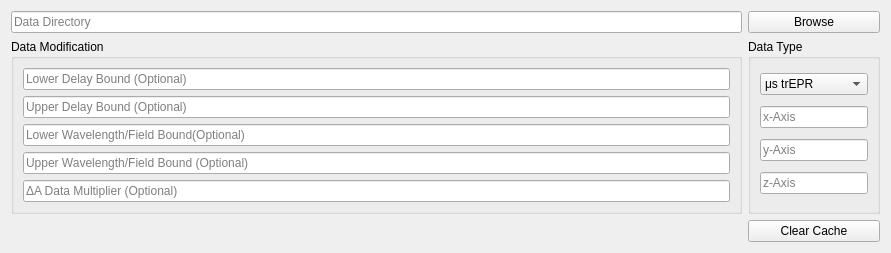
          <widget class="QWidget" name="Data_EPR">
           <attribute name="title">
            <string>Data</string>
           </attribute>
           <layout class="QGridLayout" name="gridLayout_19">
            <item row="3" column="1">
             <spacer name="spacer_clear_cache_EPR">
              <property name="orientation">
               <enum>Qt::Horizontal</enum>
              </property>
              <property name="sizeHint" stdset="0">
               <size>
                <width>731</width>
                <height>20</height>
               </size>
              </property>
             </spacer>
            </item>
            <item row="0" column="3">
             <widget class="QPushButton" name="Data_browse_EPR">
              <property name="toolTip">
               <string>&lt;html&gt;&lt;head/&gt;&lt;body&gt;&lt;p&gt;Click to open a directory dialog and select the data directory. There should be three &lt;span style=&quot; font-style:italic;&quot;&gt;.txt-&lt;/span&gt;files ending with &lt;span style=&quot; font-weight:600;&quot;&gt;spectra.txt, delays.txt &lt;/span&gt;and&lt;span style=&quot; font-weight:600;&quot;&gt; lambda.txt&lt;/span&gt;.&lt;/p&gt;&lt;/body&gt;&lt;/html&gt;</string>
              </property>
              <property name="text">
               <string>Browse</string>
              </property>
             </widget>
            </item>
            <item row="0" column="1">
             <widget class="QLineEdit" name="Data_directory_EPR">
              <property name="toolTip">
               <string>&lt;html&gt;&lt;head/&gt;&lt;body&gt;&lt;p&gt;Input the directory of the folder containing the data or use the &amp;quot;Browse&amp;quot;-button on the right.&lt;/p&gt;&lt;p&gt;&lt;span style=&quot; font-weight:600; text-decoration: underline;&quot;&gt;Example:&lt;/span&gt;&lt;/p&gt;&lt;p&gt;/home/user/documents/fsta_measurements/sample_1&lt;/p&gt;&lt;/body&gt;&lt;/html&gt;</string>
              </property>
              <property name="whatsThis">
               <string/>
              </property>
              <property name="placeholderText">
               <string>Data Directory</string>
              </property>
             </widget>
            </item>
            <item row="3" column="3">
             <widget class="QPushButton" name="Data_clear_cache_EPR">
              <property name="toolTip">
               <string>&lt;html&gt;&lt;head/&gt;&lt;body&gt;&lt;p&gt;Clears the saved inputs from previous evaluations.&lt;/p&gt;&lt;/body&gt;&lt;/html&gt;</string>
              </property>
              <property name="text">
               <string>Clear Cache</string>
              </property>
             </widget>
            </item>
            <item row="2" column="3">
             <widget class="QGroupBox" name="Axis_EPR">
              <property name="title">
               <string>Data Type</string>
              </property>
              <layout class="QVBoxLayout" name="verticalLayout_2">
               <item>
                <widget class="QComboBox" name="Data_type_EPR">
                 <property name="toolTip">
                  <string>&lt;!DOCTYPE HTML PUBLIC &quot;-//W3C//DTD HTML 4.0//EN&quot; &quot;http://www.w3.org/TR/REC-html40/strict.dtd&quot;&gt;
&lt;html&gt;&lt;head&gt;&lt;meta name=&quot;qrichtext&quot; content=&quot;1&quot; /&gt;&lt;style type=&quot;text/css&quot;&gt;
p, li { white-space: pre-wrap; }
&lt;/style&gt;&lt;/head&gt;&lt;body style=&quot; font-family:'Sans Serif'; font-size:9pt; font-weight:400; font-style:normal;&quot;&gt;
&lt;p style=&quot; margin-top:12px; margin-bottom:12px; margin-left:0px; margin-right:0px; -qt-block-indent:0; text-indent:0px;&quot;&gt;Select an experiment type to automatically set the axis labels and units for the plots.&lt;/p&gt;
&lt;p style=&quot; margin-top:12px; margin-bottom:12px; margin-left:0px; margin-right:0px; -qt-block-indent:0; text-indent:0px;&quot;&gt;fs TA	: x-Axis (Wavelength / nm), y-Axis (delay / ps), z-Axis (ΔA)&lt;/p&gt;
&lt;p style=&quot; margin-top:12px; margin-bottom:12px; margin-left:0px; margin-right:0px; -qt-block-indent:0; text-indent:0px;&quot;&gt;ns TA	: x-Axis (Wavelength / nm), y-Axis (delay / ns), z-Axis (ΔA)&lt;/p&gt;
&lt;p style=&quot; margin-top:12px; margin-bottom:12px; margin-left:0px; margin-right:0px; -qt-block-indent:0; text-indent:0px;&quot;&gt;μs trEPR	: x-Axis (Magnetic Field / mT), y-Axis (delay / μs), z-Axis (trEPR signal)&lt;/p&gt;
&lt;p style=&quot; margin-top:12px; margin-bottom:12px; margin-left:0px; margin-right:0px; -qt-block-indent:0; text-indent:0px;&quot;&gt;ns trEPR	: x-Axis (Magnetic Field / mT), y-Axis (delay / ns), z-Axis (trEPR signal)&lt;/p&gt;&lt;/body&gt;&lt;/html&gt;</string>
                 </property>
                 <item>
                  <property name="text">
                   <string>μs trEPR</string>
                  </property>
                 </item>
                 <item>
                  <property name="text">
                   <string>ms trEPR</string>
                  </property>
                 </item>
                </widget>
               </item>
               <item>
                <widget class="QLineEdit" name="Data_xAxis_EPR">
                 <property name="toolTip">
                  <string>&lt;!DOCTYPE HTML PUBLIC &quot;-//W3C//DTD HTML 4.0//EN&quot; &quot;http://www.w3.org/TR/REC-html40/strict.dtd&quot;&gt;
&lt;html&gt;&lt;head&gt;&lt;meta name=&quot;qrichtext&quot; content=&quot;1&quot; /&gt;&lt;style type=&quot;text/css&quot;&gt;
p, li { white-space: pre-wrap; }
&lt;/style&gt;&lt;/head&gt;&lt;body style=&quot; font-family:'Sans Serif'; font-size:9pt; font-weight:400; font-style:normal;&quot;&gt;
&lt;p style=&quot; margin-top:12px; margin-bottom:12px; margin-left:0px; margin-right:0px; -qt-block-indent:0; text-indent:0px;&quot;&gt;Set the x-axis label and unit for the plot of your data. To correctly display the unit in the plots the input must look like this:&lt;/p&gt;
&lt;p style=&quot; margin-top:12px; margin-bottom:12px; margin-left:0px; margin-right:0px; -qt-block-indent:0; text-indent:0px;&quot;&gt;data / unit&lt;/p&gt;
&lt;p style=&quot; margin-top:12px; margin-bottom:12px; margin-left:0px; margin-right:0px; -qt-block-indent:0; text-indent:0px;&quot;&gt;&lt;span style=&quot; font-weight:600; text-decoration: underline;&quot;&gt;Example:&lt;/span&gt;&lt;/p&gt;
&lt;p style=&quot; margin-top:12px; margin-bottom:12px; margin-left:0px; margin-right:0px; -qt-block-indent:0; text-indent:0px;&quot;&gt;The experiment measured transient absorption data of electromagnetic radiation.&lt;/p&gt;
&lt;p style=&quot; margin-top:12px; margin-bottom:12px; margin-left:0px; margin-right:0px; -qt-block-indent:0; text-indent:0px;&quot;&gt;&lt;span style=&quot; font-weight:600; text-decoration: underline;&quot;&gt;Input:&lt;/span&gt;&lt;/p&gt;
&lt;p style=&quot; margin-top:12px; margin-bottom:12px; margin-left:0px; margin-right:0px; -qt-block-indent:0; text-indent:0px;&quot;&gt;wavelength / nm&lt;/p&gt;
&lt;p style=&quot; margin-top:12px; margin-bottom:12px; margin-left:0px; margin-right:0px; -qt-block-indent:0; text-indent:0px;&quot;&gt;&lt;span style=&quot; font-style:italic;&quot;&gt;Note:&lt;/span&gt;&lt;/p&gt;
&lt;p style=&quot; margin-top:12px; margin-bottom:12px; margin-left:0px; margin-right:0px; -qt-block-indent:0; text-indent:0px;&quot;&gt;The program can read LaTeX inputs. Alternative input:&lt;/p&gt;
&lt;p style=&quot; margin-top:12px; margin-bottom:12px; margin-left:0px; margin-right:0px; -qt-block-indent:0; text-indent:0px;&quot;&gt;$\lambda$ / nm&lt;/p&gt;&lt;/body&gt;&lt;/html&gt;</string>
                 </property>
                 <property name="text">
                  <string/>
                 </property>
                 <property name="placeholderText">
                  <string>x-Axis</string>
                 </property>
                </widget>
               </item>
               <item>
                <widget class="QLineEdit" name="Data_yAxis_EPR">
                 <property name="toolTip">
                  <string>&lt;!DOCTYPE HTML PUBLIC &quot;-//W3C//DTD HTML 4.0//EN&quot; &quot;http://www.w3.org/TR/REC-html40/strict.dtd&quot;&gt;
&lt;html&gt;&lt;head&gt;&lt;meta name=&quot;qrichtext&quot; content=&quot;1&quot; /&gt;&lt;style type=&quot;text/css&quot;&gt;
p, li { white-space: pre-wrap; }
&lt;/style&gt;&lt;/head&gt;&lt;body style=&quot; font-family:'Sans Serif'; font-size:9pt; font-weight:400; font-style:normal;&quot;&gt;
&lt;p style=&quot; margin-top:12px; margin-bottom:12px; margin-left:0px; margin-right:0px; -qt-block-indent:0; text-indent:0px;&quot;&gt;Set the y-axis label and unit for the plot of your data. To correctly display the unit in the plots the input must look like this:&lt;/p&gt;
&lt;p style=&quot; margin-top:12px; margin-bottom:12px; margin-left:0px; margin-right:0px; -qt-block-indent:0; text-indent:0px;&quot;&gt;data / unit&lt;/p&gt;
&lt;p style=&quot; margin-top:12px; margin-bottom:12px; margin-left:0px; margin-right:0px; -qt-block-indent:0; text-indent:0px;&quot;&gt;&lt;span style=&quot; font-weight:600; text-decoration: underline;&quot;&gt;Example:&lt;/span&gt;&lt;/p&gt;
&lt;p style=&quot; margin-top:12px; margin-bottom:12px; margin-left:0px; margin-right:0px; -qt-block-indent:0; text-indent:0px;&quot;&gt;The experiment measured transient absorption data of electromagnetic radiation.&lt;/p&gt;
&lt;p style=&quot; margin-top:12px; margin-bottom:12px; margin-left:0px; margin-right:0px; -qt-block-indent:0; text-indent:0px;&quot;&gt;&lt;span style=&quot; font-weight:600; text-decoration: underline;&quot;&gt;Input:&lt;/span&gt;&lt;/p&gt;
&lt;p style=&quot; margin-top:12px; margin-bottom:12px; margin-left:0px; margin-right:0px; -qt-block-indent:0; text-indent:0px;&quot;&gt;delay / ps&lt;/p&gt;
&lt;p style=&quot; margin-top:12px; margin-bottom:12px; margin-left:0px; margin-right:0px; -qt-block-indent:0; text-indent:0px;&quot;&gt;&lt;span style=&quot; font-style:italic;&quot;&gt;Note:&lt;/span&gt;&lt;/p&gt;
&lt;p style=&quot; margin-top:12px; margin-bottom:12px; margin-left:0px; margin-right:0px; -qt-block-indent:0; text-indent:0px;&quot;&gt;The program can read LaTeX inputs. Alternative input:&lt;/p&gt;
&lt;p style=&quot; margin-top:12px; margin-bottom:12px; margin-left:0px; margin-right:0px; -qt-block-indent:0; text-indent:0px;&quot;&gt;$t$ / nm&lt;/p&gt;&lt;/body&gt;&lt;/html&gt;</string>
                 </property>
                 <property name="text">
                  <string/>
                 </property>
                 <property name="placeholderText">
                  <string>y-Axis</string>
                 </property>
                </widget>
               </item>
               <item>
                <widget class="QLineEdit" name="Data_zAxis_EPR">
                 <property name="toolTip">
                  <string>&lt;!DOCTYPE HTML PUBLIC &quot;-//W3C//DTD HTML 4.0//EN&quot; &quot;http://www.w3.org/TR/REC-html40/strict.dtd&quot;&gt;
&lt;html&gt;&lt;head&gt;&lt;meta name=&quot;qrichtext&quot; content=&quot;1&quot; /&gt;&lt;style type=&quot;text/css&quot;&gt;
p, li { white-space: pre-wrap; }
&lt;/style&gt;&lt;/head&gt;&lt;body style=&quot; font-family:'Sans Serif'; font-size:9pt; font-weight:400; font-style:normal;&quot;&gt;
&lt;p style=&quot; margin-top:12px; margin-bottom:12px; margin-left:0px; margin-right:0px; -qt-block-indent:0; text-indent:0px;&quot;&gt;Set the z-axis label and unit for the plot of your data.&lt;/p&gt;
&lt;p style=&quot; margin-top:12px; margin-bottom:12px; margin-left:0px; margin-right:0px; -qt-block-indent:0; text-indent:0px;&quot;&gt;&lt;span style=&quot; font-weight:600; text-decoration: underline;&quot;&gt;Example:&lt;/span&gt;&lt;/p&gt;
&lt;p style=&quot; margin-top:12px; margin-bottom:12px; margin-left:0px; margin-right:0px; -qt-block-indent:0; text-indent:0px;&quot;&gt;The experiment measured transient absorption data of electromagnetic radiation.&lt;/p&gt;
&lt;p style=&quot; margin-top:12px; margin-bottom:12px; margin-left:0px; margin-right:0px; -qt-block-indent:0; text-indent:0px;&quot;&gt;&lt;span style=&quot; font-weight:600; text-decoration: underline;&quot;&gt;Input:&lt;/span&gt;&lt;/p&gt;
&lt;p style=&quot; margin-top:12px; margin-bottom:12px; margin-left:0px; margin-right:0px; -qt-block-indent:0; text-indent:0px;&quot;&gt;absorption change&lt;/p&gt;
&lt;p style=&quot; margin-top:12px; margin-bottom:12px; margin-left:0px; margin-right:0px; -qt-block-indent:0; text-indent:0px;&quot;&gt;&lt;span style=&quot; font-style:italic;&quot;&gt;Note:&lt;/span&gt;&lt;/p&gt;
&lt;p style=&quot; margin-top:12px; margin-bottom:12px; margin-left:0px; margin-right:0px; -qt-block-indent:0; text-indent:0px;&quot;&gt;The program can read LaTeX inputs. Alternative input:&lt;/p&gt;
&lt;p style=&quot; margin-top:12px; margin-bottom:12px; margin-left:0px; margin-right:0px; -qt-block-indent:0; text-indent:0px;&quot;&gt;$\Delta$A&lt;/p&gt;&lt;/body&gt;&lt;/html&gt;</string>
                 </property>
                 <property name="text">
                  <string/>
                 </property>
                 <property name="placeholderText">
                  <string>z-Axis</string>
                 </property>
                </widget>
               </item>
              </layout>
             </widget>
            </item>
            <item row="2" column="1">
             <widget class="QGroupBox" name="Data_Modification_EPR">
              <property name="title">
               <string>Data Modification</string>
              </property>
              <layout class="QGridLayout" name="gridLayout_20">
               <item row="5" column="0">
                <widget class="QLineEdit" name="Data_wavelength_input_ub_EPR">
                 <property name="toolTip">
                  <string>&lt;html&gt;&lt;head/&gt;&lt;body&gt;&lt;p&gt;Set a lower bound for the wavelength range to be analysed. This is optional and can be left empty. If left empty, all wavelengths from the lower bound upwards will be used.&lt;/p&gt;&lt;p&gt;&lt;span style=&quot; font-weight:600; text-decoration: underline;&quot;&gt;Example:&lt;/span&gt;&lt;/p&gt;&lt;p&gt;The data was measured for wavelengths ranging from 330 nm to 800 nm , but only the data up to 750 nm is relevant.&lt;/p&gt;&lt;p&gt;&lt;span style=&quot; font-weight:600;&quot;&gt;Input:&lt;/span&gt;&lt;/p&gt;&lt;p&gt;750&lt;/p&gt;&lt;/body&gt;&lt;/html&gt;</string>
                 </property>
                 <property name="placeholderText">
                  <string>Upper Wavelength/Field Bound (Optional)</string>
                 </property>
                </widget>
               </item>
               <item row="2" column="0">
                <widget class="QLineEdit" name="Data_delay_input_lb_EPR">
                 <property name="toolTip">
                  <string>&lt;html&gt;&lt;head/&gt;&lt;body&gt;&lt;p&gt;Set a lower bound for the time frame to be analysed. This is optional and can be left empty. If left empty, all delays up to the upper bound will be used.&lt;/p&gt;&lt;p&gt;&lt;span style=&quot; font-weight:600; text-decoration: underline;&quot;&gt;Example:&lt;/span&gt;&lt;/p&gt;&lt;p&gt;The data was measured for delays ranging from -10 ps to 4000 ps, but to exclude artifacts at 0 ps the evaluation should start at 0.4 ps.&lt;/p&gt;&lt;p&gt;&lt;span style=&quot; font-weight:600; text-decoration: underline;&quot;&gt;Input:&lt;/span&gt;&lt;/p&gt;&lt;p&gt;0.4&lt;/p&gt;&lt;/body&gt;&lt;/html&gt;</string>
                 </property>
                 <property name="placeholderText">
                  <string>Lower Delay Bound (Optional)</string>
                 </property>
                </widget>
               </item>
               <item row="3" column="0">
                <widget class="QLineEdit" name="Data_delay_input_ub_EPR">
                 <property name="toolTip">
                  <string>&lt;html&gt;&lt;head/&gt;&lt;body&gt;&lt;p&gt;Set an upper bound for the time frame to be analysed. This is optional and can be left empty. If left empty, all delays from the lower bound upwards will be used.&lt;/p&gt;&lt;p&gt;&lt;span style=&quot; font-weight:600; text-decoration: underline;&quot;&gt;Example:&lt;/span&gt;&lt;/p&gt;&lt;p&gt;The data was measured for delays ranging from -10 ps to 4000 ps, but to the data is only relevant up to 3000 ps.&lt;/p&gt;&lt;p&gt;&lt;span style=&quot; font-weight:600; text-decoration: underline;&quot;&gt;Input:&lt;/span&gt;&lt;/p&gt;&lt;p&gt;3000&lt;/p&gt;&lt;/body&gt;&lt;/html&gt;</string>
                 </property>
                 <property name="placeholderText">
                  <string>Upper Delay Bound (Optional)</string>
                 </property>
                </widget>
               </item>
               <item row="4" column="0">
                <widget class="QLineEdit" name="Data_wavelength_input_lb_EPR">
                 <property name="toolTip">
                  <string>&lt;html&gt;&lt;head/&gt;&lt;body&gt;&lt;p&gt;Set a lower bound for the wavelength range to be analysed. This is optional and can be left empty. If left empty, all wavelengths up to the upper bound will be used.&lt;/p&gt;&lt;p&gt;&lt;span style=&quot; font-weight:600; text-decoration: underline;&quot;&gt;Example:&lt;/span&gt;&lt;/p&gt;&lt;p&gt;The data was measured for wavelengths ranging from 330 nm to 800 nm , but only the data starting at 350 nm is relevant.&lt;/p&gt;&lt;p&gt;&lt;span style=&quot; font-weight:600; text-decoration: underline;&quot;&gt;Input:&lt;/span&gt;&lt;/p&gt;&lt;p&gt;350&lt;/p&gt;&lt;/body&gt;&lt;/html&gt;</string>
                 </property>
                 <property name="placeholderText">
                  <string>Lower Wavelength/Field Bound(Optional)</string>
                 </property>
                </widget>
               </item>
               <item row="6" column="0">
                <widget class="QLineEdit" name="Data_input_multiplier_EPR">
                 <property name="toolTip">
                  <string>&lt;html&gt;&lt;head/&gt;&lt;body&gt;&lt;p&gt;Set a multiplier for the absorption data. This is optional and can be left empty. If left empty, the data won't be changed.&lt;/p&gt;&lt;p&gt;&lt;span style=&quot; font-weight:600; text-decoration: underline;&quot;&gt;Example:&lt;/span&gt;&lt;/p&gt;&lt;p&gt;If the data was measured in ODU but the values are around 0,00X, the data can be multiplied by a factor of 1000 so the data will be displayed as mODU.&lt;/p&gt;&lt;p&gt;&lt;span style=&quot; font-weight:600; text-decoration: underline;&quot;&gt;Input:&lt;/span&gt;&lt;/p&gt;&lt;p&gt;1000&lt;/p&gt;&lt;/body&gt;&lt;/html&gt;</string>
                 </property>
                 <property name="placeholderText">
                  <string>ΔA Data Multiplier (Optional)</string>
                 </property>
                </widget>
               </item>
              </layout>
             </widget>
            </item>
           </layout>
          </widget>
